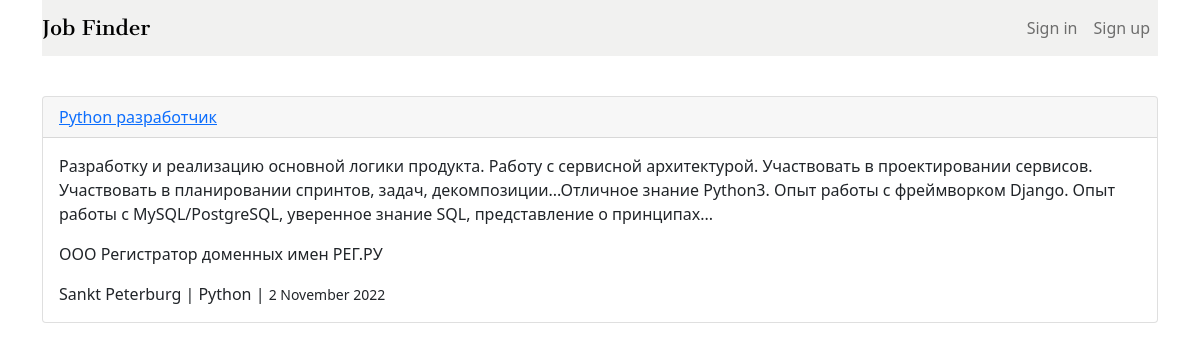
The app's page /detail/102/ with its own data.
### scraping/models.py (models this page shows, shortened)
class Vacancy(models.Model):
    url = models.URLField(unique=True)
    title = models.CharField(max_length=250, verbose_name='Job title')
    company = models.CharField(max_length=250, verbose_name='Company')
    description = models.TextField(verbose_name='Job description')
    city = models.ForeignKey(City, on_delete=models.CASCADE,
                             verbose_name='City')
    language = models.ForeignKey(Language, on_delete=models.CASCADE,
                                 verbose_name='Programming language')
    timestamp = models.DateField(auto_now_add=True)
    class Meta:
        verbose_name = 'vacancy'
        verbose_name_plural = 'vacancy'
        ordering = ['-timestamp']

class City(models.Model):
    name = models.CharField(max_length=60, verbose_name='Name of the city', unique=True)
    slug = models.CharField(max_length=60, blank=True, unique=True)
    class Meta:
        verbose_name = 'city'
        verbose_name_plural = 'cities'
        ordering = ['name']

class Language(models.Model):
    name = models.CharField(max_length=60, verbose_name='Programming language', unique=True)
    slug = models.CharField(max_length=60, blank=True, unique=True)
    class Meta:
        verbose_name = 'programming language'
        verbose_name_plural = 'programming languages'
        ordering = ['name']

### scraping/views.py (the view)
# urls.py: path('detail/<slug:id>/', VacancyDetailView.as_view(), name='detail'),
class VacancyDetailView(DetailView):
    queryset = Vacancy.objects.all()
    template_name = 'scraping/detail.html'
    slug_field = 'id'
    slug_url_kwarg = 'id'

### scraping/templates/scraping/detail.html (shortened to what this page needs)
{% extends 'base.html' %}
{% block content %}
<br>
    <div class="card my-3">
      <div class="card-header">
        <a href="{{ object.url }}">{{ object.title }}</a>
      </div>
      <div class="card-body">
          <p class="card-text">{{ object.description }}</p>
          <p>{{ object.company }}</p>
          <p class="card-text">{{ object.city.name }} | {{ object.language.name }} | <small>{{ object.timestamp|date:"j F Y"  }}</small></p>
      </div>
    </div>
{% endblock %}

### records on screen
Vacancy: title "Python разработчик", description "Разработку и реализацию основной логики продукта. Работу с сервисной архитектурой. Участвовать в проектировании сервисов. Участвовать в планировании спринтов, задач, декомпозиции...Отличное знание Python3. Опыт работы с фреймворком Django. Опыт работы с MySQL/PostgreSQL, уверенное знание SQL, представление о принципах...", company "ООО Регистратор доменных имен РЕГ.РУ", city.name "Sankt Peterburg", language.name "Python", timestamp "2 November 2022"
